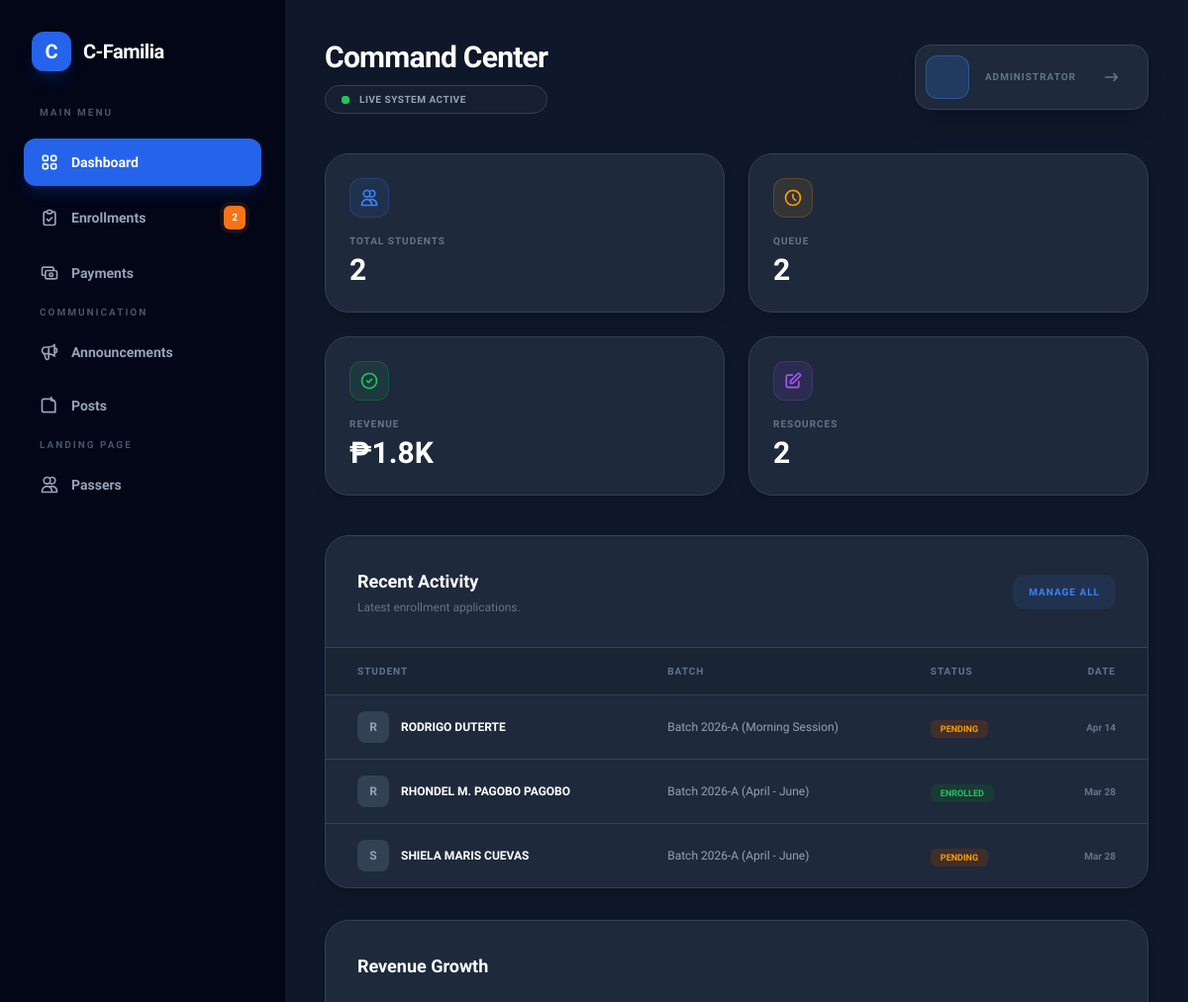
Before: /admin_dashboard.php (signed in, upper part) with the older database file.
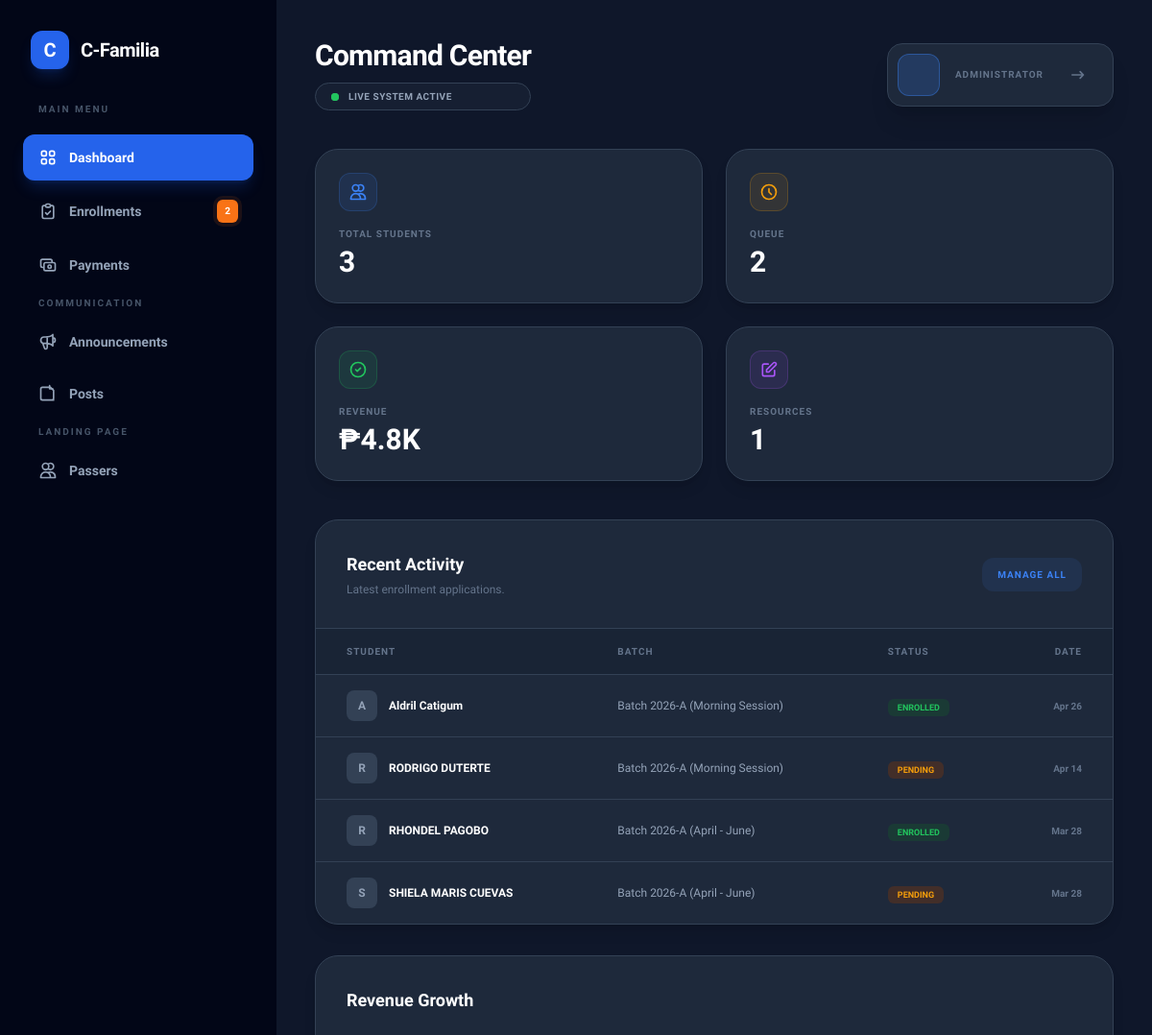
After: the same page with the newer database file.
### tables this page shows
CREATE TABLE `enrollments` (
  `id` int(11) NOT NULL,
  `user_id` int(11) NOT NULL,
  `program_type` varchar(100) DEFAULT 'Criminology Review',
  `status` enum('pending','enrolled','completed') DEFAULT 'pending',
  `enrolled_at` varchar(100) NOT NULL COMMENT 'REVIEW CENTER LOCATION WHERE STUDENTS ENROLLED\r\n',
  `enrollment_date` date DEFAULT NULL,
  `created_at` timestamp NOT NULL DEFAULT current_timestamp(),
  `batch` varchar(50) DEFAULT NULL,
  `insured` tinyint(1) NOT NULL COMMENT 'INSURANCE FOR STUDENTS IF THEY ARE BEING LISTED TO INSURANCE',
  `total_fee` decimal(10,2) DEFAULT NULL
);

CREATE TABLE `users` (
  `id` int(11) NOT NULL,
  `firstname` varchar(100) NOT NULL,
  `middlename` varchar(100) NOT NULL,
  `lastname` varchar(100) NOT NULL,
  `email` varchar(100) NOT NULL,
  `password` varchar(255) NOT NULL,
  `role` enum('admin','student') DEFAULT 'student',
  `profile_pic` varchar(255) DEFAULT NULL,
  `created_at` timestamp NOT NULL DEFAULT current_timestamp()
);

### admin_dashboard.php (the view, shortened to what the changed rows need)
<?php
require_once('db.php');
$revenue_query = "SELECT SUM(amount) as confirmed_total FROM payments WHERE status = 'paid'";
$revenue_data = mysqli_fetch_assoc(mysqli_query($conn, $revenue_query));
$total_revenue_raw = $revenue_data['confirmed_total'] ?? 0;
if ($total_revenue_raw >= 1000) {
    $total_revenue = '₱' . number_format($total_revenue_raw / 1000, 1) . 'K';
} else {
    $total_revenue = '₱' . number_format($total_revenue_raw, 0);
}
$total_posts = mysqli_fetch_assoc(mysqli_query($conn, "SELECT COUNT(*) as total FROM posts"))['total'] ?? 0;
?>
<!DOCTYPE html>
<html lang="en">
<head>
    <script src="https://cdn.tailwindcss.com"></script>
</head>
<body class="bg-cf-dark text-slate-100 antialiased">
    <div class="flex min-h-screen relative">
        <?php include 'aside.php';?>
        <main class="flex-1 w-full p-4 md:p-10">
            <header class="flex flex-col lg:flex-row lg:items-center justify-between gap-6 mb-10">
                <div class="flex items-center justify-between lg:block">
                    <div>
                        <h2 class="text-2xl md:text-3xl font-[800] text-white tracking-tight">Command Center</h2>
                    </div>
                </div>
            </header>
            <div class="grid grid-cols-1 sm:grid-cols-2 xl:grid-cols-4 gap-4 md:gap-6 mb-10">
                <div class="bg-cf-card p-6 rounded-3xl border border-cf-border shadow-lg group">
                    <div class="flex items-center justify-between mb-4">
                        <div class="w-10 h-10 bg-cf-accent/10 text-cf-accent border border-cf-accent/20 rounded-xl flex items-center justify-center">
                        </div>
                    </div>
                    <p class="text-slate-500 text-[10px] font-black uppercase tracking-widest">Total Students</p>
                    <h3 class="text-3xl font-[800] text-white mt-1"><?= number_format($total_students) ?></h3>
                </div>
                <div class="bg-cf-card p-6 rounded-3xl border border-cf-border shadow-lg group">
                    <div class="flex items-center justify-between mb-4">
                        <div class="w-10 h-10 bg-green-500/10 text-green-500 border border-green-500/20 rounded-xl flex items-center justify-center">
                        </div>
                    </div>
                    <p class="text-slate-500 text-[10px] font-black uppercase tracking-widest">Revenue</p>
                    <h3 class="text-3xl font-[800] text-white mt-1"><?= $total_revenue ?></h3>
                </div>
                <div class="bg-cf-card p-6 rounded-3xl border border-cf-border shadow-lg group">
                    <div class="flex items-center justify-between mb-4">
                        <div class="w-10 h-10 bg-purple-500/10 text-purple-500 border border-purple-500/20 rounded-xl flex items-center justify-center">
                        </div>
                    </div>
                    <p class="text-slate-500 text-[10px] font-black uppercase tracking-widest">Resources</p>
                    <h3 class="text-3xl font-[800] text-white mt-1"><?= $total_posts ?></h3>
                </div>
            </div>
            <div class="grid grid-cols-1 xl:grid-cols-3 gap-8">
                <div class="xl:col-span-2 space-y-8">
                    <div class="bg-cf-card rounded-3xl border border-cf-border shadow-lg overflow-hidden">
                        <div class="overflow-x-auto">
                            <table class="w-full text-left mobile-table-card">
                                <thead class="bg-cf-dark/30 border-b border-cf-border">
                                    <tr class="text-[10px] font-black text-slate-500 uppercase tracking-widest">
                                        <th class="px-8 py-4">Student</th>
                                        <th class="px-8 py-4">Batch</th>
                                        <th class="px-8 py-4">Status</th>
                                        <th class="px-8 py-4 text-right">Date</th>
                                    </tr>
                                </thead>
                                <tbody class="divide-y divide-cf-border">
                                    <?php
                                    $recent_enroll = mysqli_query($conn, "SELECT e.*, u.firstname, u.lastname, u.profile_pic FROM enrollments e JOIN users u ON e.user_id = u.id ORDER BY e.created_at DESC LIMIT 5");
                                    while($row = mysqli_fetch_assoc($recent_enroll)):
                                    ?>
                                    <tr class="hover:bg-cf-dark/40 transition">
                                        <td class="px-8 py-4" data-label="Student">
                                            <div class="flex items-center gap-3">
                                                <div class="w-8 h-8 rounded-lg bg-cf-border flex items-center justify-center font-bold text-xs text-slate-400">
                                                    <?= substr($row['firstname'], 0, 1) ?>
                                                </div>
                                                <p class="font-bold text-white text-xs"><?= $row['firstname'] ?> <?= $row['lastname'] ?></p>
                                            </div>
                                        </td>
                                        <td class="px-8 py-4 text-xs text-slate-400" data-label="Batch"><?= $row['batch'] ?></td>
                                        <td class="px-8 py-4" data-label="Status">
                                            <span class="px-2.5 py-1 rounded-md text-[9px] font-black uppercase <?= $row['status'] == 'pending' ? 'bg-amber-900/40 text-amber-500' : 'bg-green-900/40 text-green-500' ?>">
                                                <?= $row['status'] ?>
                                            </span>
                                        </td>
                                        <td class="px-8 py-4 text-[10px] text-slate-500 font-bold text-right" data-label="Applied"><?= date('M d', strtotime($row['created_at'])) ?></td>
                                    </tr>
                                    <?php endwhile; ?>
                                </tbody>
                            </table>
                        </div>
                    </div>
                </div>
            </div>
        </main>
    </div>
</body>
</html>

Changed rows visible on the page:
added enrollments: user.firstname "A", user.firstname "Aldril", user.lastname "Catigum", batch "Batch 2026-A (Morning Session)", status "ENROLLED", created_at "Apr 26"
changed through a linked row, enrollments "PAGOBO": user.firstname "RHONDEL M. PAGOBO" → "RHONDEL"
Other visible differences:
$total_students: "2" → "3"
$total_revenue: "₱1.8K" → "₱4.8K"
$total_posts: "2" → "1"
